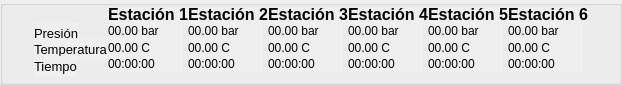
     <widget class="QGroupBox" name="gbInfoSensores">
      <property name="enabled">
       <bool>true</bool>
      </property>
      <property name="sizePolicy">
       <sizepolicy hsizetype="Preferred" vsizetype="Fixed">
        <horstretch>0</horstretch>
        <verstretch>0</verstretch>
       </sizepolicy>
      </property>
      <property name="minimumSize">
       <size>
        <width>0</width>
        <height>85</height>
       </size>
      </property>
      <property name="maximumSize">
       <size>
        <width>16777215</width>
        <height>85</height>
       </size>
      </property>
      <property name="cursor">
       <cursorShape>ArrowCursor</cursorShape>
      </property>
      <property name="contextMenuPolicy">
       <enum>Qt::NoContextMenu</enum>
      </property>
      <property name="layoutDirection">
       <enum>Qt::LeftToRight</enum>
      </property>
      <property name="autoFillBackground">
       <bool>false</bool>
      </property>
      <property name="styleSheet">
       <string notr="true">#gbInfoSensores {
	border: 0px;
}</string>
      </property>
      <property name="flat">
       <bool>true</bool>
      </property>
      <property name="checkable">
       <bool>false</bool>
      </property>
      <layout class="QGridLayout" name="glEstacionesInfo">
       <property name="sizeConstraint">
        <enum>QLayout::SetDefaultConstraint</enum>
       </property>
       <property name="topMargin">
        <number>0</number>
       </property>
       <property name="bottomMargin">
        <number>10</number>
       </property>
       <property name="spacing">
        <number>0</number>
       </property>
       <item row="3" column="4">
        <widget class="QLabel" name="lblTime_2">
         <property name="sizePolicy">
          <sizepolicy hsizetype="Preferred" vsizetype="Preferred">
           <horstretch>0</horstretch>
           <verstretch>0</verstretch>
          </sizepolicy>
         </property>
         <property name="minimumSize">
          <size>
           <width>0</width>
           <height>0</height>
          </size>
         </property>
         <property name="maximumSize">
          <size>
           <width>75</width>
           <height>5000</height>
          </size>
         </property>
         <property name="autoFillBackground">
          <bool>true</bool>
         </property>
         <property name="text">
          <string>00:00:00</string>
         </property>
         <property name="textFormat">
          <enum>Qt::PlainText</enum>
         </property>
        </widget>
       </item>
       <item row="1" column="7">
        <widget class="QLabel" name="lblPress_5">
         <property name="sizePolicy">
          <sizepolicy hsizetype="Fixed" vsizetype="Preferred">
           <horstretch>0</horstretch>
           <verstretch>0</verstretch>
          </sizepolicy>
         </property>
         <property name="maximumSize">
          <size>
           <width>75</width>
           <height>16777215</height>
          </size>
         </property>
         <property name="autoFillBackground">
          <bool>true</bool>
         </property>
         <property name="text">
          <string>00.00 bar</string>
         </property>
         <property name="textFormat">
          <enum>Qt::PlainText</enum>
         </property>
        </widget>
       </item>
       <item row="3" column="8">
        <widget class="QLabel" name="lblTime_6">
         <property name="sizePolicy">
          <sizepolicy hsizetype="Preferred" vsizetype="Preferred">
           <horstretch>0</horstretch>
           <verstretch>0</verstretch>
          </sizepolicy>
         </property>
         <property name="minimumSize">
          <size>
           <width>0</width>
           <height>0</height>
          </size>
         </property>
         <property name="maximumSize">
          <size>
           <width>75</width>
           <height>5000</height>
          </size>
         </property>
         <property name="autoFillBackground">
          <bool>true</bool>
         </property>
         <property name="text">
          <string>00:00:00</string>
         </property>
         <property name="textFormat">
          <enum>Qt::PlainText</enum>
         </property>
        </widget>
       </item>
       <item row="3" column="3">
        <widget class="QLabel" name="lblTime_1">
         <property name="sizePolicy">
          <sizepolicy hsizetype="Preferred" vsizetype="Preferred">
           <horstretch>0</horstretch>
           <verstretch>0</verstretch>
          </sizepolicy>
         </property>
         <property name="minimumSize">
          <size>
           <width>0</width>
           <height>0</height>
          </size>
         </property>
         <property name="maximumSize">
          <size>
           <width>75</width>
           <height>5000</height>
          </size>
         </property>
         <property name="autoFillBackground">
          <bool>true</bool>
         </property>
         <property name="text">
          <string>00:00:00</string>
         </property>
         <property name="textFormat">
          <enum>Qt::PlainText</enum>
         </property>
        </widget>
       </item>
       <item row="3" column="6">
        <widget class="QLabel" name="lblTime_4">
         <property name="sizePolicy">
          <sizepolicy hsizetype="Preferred" vsizetype="Preferred">
           <horstretch>0</horstretch>
           <verstretch>0</verstretch>
          </sizepolicy>
         </property>
         <property name="minimumSize">
          <size>
           <width>0</width>
           <height>0</height>
          </size>
         </property>
         <property name="maximumSize">
          <size>
           <width>75</width>
           <height>5000</height>
          </size>
         </property>
         <property name="autoFillBackground">
          <bool>true</bool>
         </property>
         <property name="text">
          <string>00:00:00</string>
         </property>
         <property name="textFormat">
          <enum>Qt::PlainText</enum>
         </property>
        </widget>
       </item>
       <item row="2" column="7">
        <widget class="QLabel" name="lblTemp_5">
         <property name="sizePolicy">
          <sizepolicy hsizetype="Fixed" vsizetype="Preferred">
           <horstretch>0</horstretch>
           <verstretch>0</verstretch>
          </sizepolicy>
         </property>
         <property name="maximumSize">
          <size>
           <width>75</width>
           <height>16777215</height>
          </size>
         </property>
         <property name="autoFillBackground">
          <bool>true</bool>
         </property>
         <property name="text">
          <string>00.00 C</string>
         </property>
         <property name="textFormat">
          <enum>Qt::PlainText</enum>
         </property>
        </widget>
       </item>
       <item row="1" column="4">
        <widget class="QLabel" name="lblPress_2">
         <property name="sizePolicy">
          <sizepolicy hsizetype="Fixed" vsizetype="Preferred">
           <horstretch>0</horstretch>
           <verstretch>0</verstretch>
          </sizepolicy>
         </property>
         <property name="maximumSize">
          <size>
           <width>75</width>
           <height>16777215</height>
          </size>
         </property>
         <property name="autoFillBackground">
          <bool>true</bool>
         </property>
         <property name="text">
          <string>00.00 bar</string>
         </property>
         <property name="textFormat">
          <enum>Qt::PlainText</enum>
         </property>
        </widget>
       </item>
       <item row="1" column="5">
        <widget class="QLabel" name="lblPress_3">
         <property name="sizePolicy">
          <sizepolicy hsizetype="Fixed" vsizetype="Preferred">
           <horstretch>0</horstretch>
           <verstretch>0</verstretch>
          </sizepolicy>
         </property>
         <property name="maximumSize">
          <size>
           <width>75</width>
           <height>16777215</height>
          </size>
         </property>
         <property name="autoFillBackground">
          <bool>true</bool>
         </property>
         <property name="text">
          <string>00.00 bar</string>
         </property>
         <property name="textFormat">
          <enum>Qt::PlainText</enum>
         </property>
        </widget>
       </item>
       <item row="0" column="4">
        <widget class="QLabel" name="lblEst_2">
         <property name="sizePolicy">
          <sizepolicy hsizetype="Fixed" vsizetype="Preferred">
           <horstretch>0</horstretch>
           <verstretch>0</verstretch>
          </sizepolicy>
         </property>
         <property name="font">
          <font>
           <pointsize>12</pointsize>
           <bold>true</bold>
          </font>
         </property>
         <property name="autoFillBackground">
          <bool>true</bool>
         </property>
         <property name="text">
          <string>Estación 2</string>
         </property>
         <property name="textFormat">
          <enum>Qt::PlainText</enum>
         </property>
        </widget>
       </item>
       <item row="2" column="6">
        <widget class="QLabel" name="lblTemp_4">
         <property name="sizePolicy">
          <sizepolicy hsizetype="Fixed" vsizetype="Preferred">
           <horstretch>0</horstretch>
           <verstretch>0</verstretch>
          </sizepolicy>
         </property>
         <property name="maximumSize">
          <size>
           <width>75</width>
           <height>16777215</height>
          </size>
         </property>
         <property name="autoFillBackground">
          <bool>true</bool>
         </property>
         <property name="text">
          <string>00.00 C</string>
         </property>
         <property name="textFormat">
          <enum>Qt::PlainText</enum>
         </property>
        </widget>
       </item>
       <item row="1" column="8">
        <widget class="QLabel" name="lblPress_6">
         <property name="sizePolicy">
          <sizepolicy hsizetype="Fixed" vsizetype="Preferred">
           <horstretch>0</horstretch>
           <verstretch>0</verstretch>
          </sizepolicy>
         </property>
         <property name="maximumSize">
          <size>
           <width>75</width>
           <height>16777215</height>
          </size>
         </property>
         <property name="autoFillBackground">
          <bool>true</bool>
         </property>
         <property name="text">
          <string>00.00 bar</string>
         </property>
         <property name="textFormat">
          <enum>Qt::PlainText</enum>
         </property>
        </widget>
       </item>
       <item row="2" column="5">
        <widget class="QLabel" name="lblTemp_3">
         <property name="sizePolicy">
          <sizepolicy hsizetype="Fixed" vsizetype="Preferred">
           <horstretch>0</horstretch>
           <verstretch>0</verstretch>
          </sizepolicy>
         </property>
         <property name="maximumSize">
          <size>
           <width>75</width>
           <height>16777215</height>
          </size>
         </property>
         <property name="autoFillBackground">
          <bool>true</bool>
         </property>
         <property name="text">
          <string>00.00 C</string>
         </property>
         <property name="textFormat">
          <enum>Qt::PlainText</enum>
         </property>
        </widget>
       </item>
       <item row="0" column="3">
        <widget class="QLabel" name="lblEst_1">
         <property name="sizePolicy">
          <sizepolicy hsizetype="Fixed" vsizetype="Preferred">
           <horstretch>0</horstretch>
           <verstretch>0</verstretch>
          </sizepolicy>
         </property>
         <property name="font">
          <font>
           <pointsize>12</pointsize>
           <bold>true</bold>
          </font>
         </property>
         <property name="autoFillBackground">
          <bool>true</bool>
         </property>
         <property name="text">
          <string>Estación 1</string>
         </property>
         <property name="textFormat">
          <enum>Qt::PlainText</enum>
         </property>
        </widget>
       </item>
       <item row="0" column="7">
        <widget class="QLabel" name="lblEst_5">
         <property name="sizePolicy">
          <sizepolicy hsizetype="Fixed" vsizetype="Preferred">
           <horstretch>0</horstretch>
           <verstretch>0</verstretch>
          </sizepolicy>
         </property>
         <property name="font">
          <font>
           <pointsize>12</pointsize>
           <bold>true</bold>
          </font>
         </property>
         <property name="autoFillBackground">
          <bool>true</bool>
         </property>
         <property name="text">
          <string>Estación 5</string>
         </property>
         <property name="textFormat">
          <enum>Qt::PlainText</enum>
         </property>
        </widget>
       </item>
       <item row="2" column="2">
        <widget class="QLabel" name="lblTemp">
         <property name="sizePolicy">
          <sizepolicy hsizetype="Fixed" vsizetype="Fixed">
           <horstretch>0</horstretch>
           <verstretch>0</verstretch>
          </sizepolicy>
         </property>
         <property name="minimumSize">
          <size>
           <width>0</width>
           <height>20</height>
          </size>
         </property>
         <property name="font">
          <font>
           <pointsize>10</pointsize>
          </font>
         </property>
         <property name="autoFillBackground">
          <bool>true</bool>
         </property>
         <property name="text">
          <string>Temperatura</string>
         </property>
         <property name="textFormat">
          <enum>Qt::PlainText</enum>
         </property>
        </widget>
       </item>
       <item row="2" column="3">
        <widget class="QLabel" name="lblTemp_1">
         <property name="sizePolicy">
          <sizepolicy hsizetype="Fixed" vsizetype="Preferred">
           <horstretch>0</horstretch>
           <verstretch>0</verstretch>
          </sizepolicy>
         </property>
         <property name="maximumSize">
          <size>
           <width>75</width>
           <height>16777215</height>
          </size>
         </property>
         <property name="autoFillBackground">
          <bool>true</bool>
         </property>
         <property name="text">
          <string>00.00 C</string>
         </property>
         <property name="textFormat">
          <enum>Qt::PlainText</enum>
         </property>
        </widget>
       </item>
       <item row="3" column="5">
        <widget class="QLabel" name="lblTime_3">
         <property name="sizePolicy">
          <sizepolicy hsizetype="Preferred" vsizetype="Preferred">
           <horstretch>0</horstretch>
           <verstretch>0</verstretch>
          </sizepolicy>
         </property>
         <property name="minimumSize">
          <size>
           <width>0</width>
           <height>0</height>
          </size>
         </property>
         <property name="maximumSize">
          <size>
           <width>75</width>
           <height>5000</height>
          </size>
         </property>
         <property name="autoFillBackground">
          <bool>true</bool>
         </property>
         <property name="text">
          <string>00:00:00</string>
         </property>
         <property name="textFormat">
          <enum>Qt::PlainText</enum>
         </property>
        </widget>
       </item>
       <item row="0" column="8">
        <widget class="QLabel" name="lblEst_6">
         <property name="sizePolicy">
          <sizepolicy hsizetype="Fixed" vsizetype="Preferred">
           <horstretch>0</horstretch>
           <verstretch>0</verstretch>
          </sizepolicy>
         </property>
         <property name="font">
          <font>
           <pointsize>12</pointsize>
           <bold>true</bold>
          </font>
         </property>
         <property name="autoFillBackground">
          <bool>true</bool>
         </property>
         <property name="text">
          <string>Estación 6</string>
         </property>
         <property name="textFormat">
          <enum>Qt::PlainText</enum>
         </property>
        </widget>
       </item>
       <item row="0" column="6">
        <widget class="QLabel" name="lblEst_4">
         <property name="sizePolicy">
          <sizepolicy hsizetype="Fixed" vsizetype="Preferred">
           <horstretch>0</horstretch>
           <verstretch>0</verstretch>
          </sizepolicy>
         </property>
         <property name="font">
          <font>
           <pointsize>12</pointsize>
           <bold>true</bold>
          </font>
         </property>
         <property name="autoFillBackground">
          <bool>true</bool>
         </property>
         <property name="text">
          <string>Estación 4</string>
         </property>
         <property name="textFormat">
          <enum>Qt::PlainText</enum>
         </property>
        </widget>
       </item>
       <item row="2" column="8">
        <widget class="QLabel" name="lblTemp_6">
         <property name="sizePolicy">
          <sizepolicy hsizetype="Fixed" vsizetype="Preferred">
           <horstretch>0</horstretch>
           <verstretch>0</verstretch>
          </sizepolicy>
         </property>
         <property name="maximumSize">
          <size>
           <width>75</width>
           <height>16777215</height>
          </size>
         </property>
         <property name="autoFillBackground">
          <bool>true</bool>
         </property>
         <property name="text">
          <string>00.00 C</string>
         </property>
         <property name="textFormat">
          <enum>Qt::PlainText</enum>
         </property>
        </widget>
       </item>
       <item row="0" column="5">
        <widget class="QLabel" name="lblEst_3">
         <property name="font">
          <font>
           <pointsize>12</pointsize>
           <bold>true</bold>
          </font>
         </property>
         <property name="autoFillBackground">
          <bool>true</bool>
         </property>
         <property name="text">
          <string>Estación 3</string>
         </property>
         <property name="textFormat">
          <enum>Qt::PlainText</enum>
         </property>
        </widget>
       </item>
       <item row="1" column="3">
        <widget class="QLabel" name="lblPress_1">
         <property name="sizePolicy">
          <sizepolicy hsizetype="Fixed" vsizetype="Preferred">
           <horstretch>0</horstretch>
           <verstretch>0</verstretch>
          </sizepolicy>
         </property>
         <property name="maximumSize">
          <size>
           <width>75</width>
           <height>16777215</height>
          </size>
         </property>
         <property name="autoFillBackground">
          <bool>true</bool>
         </property>
         <property name="text">
          <string>00.00 bar</string>
         </property>
         <property name="textFormat">
          <enum>Qt::PlainText</enum>
         </property>
        </widget>
       </item>
       <item row="1" column="2">
        <widget class="QLabel" name="lblPress">
         <property name="sizePolicy">
          <sizepolicy hsizetype="Fixed" vsizetype="Fixed">
           <horstretch>0</horstretch>
           <verstretch>0</verstretch>
          </sizepolicy>
         </property>
         <property name="minimumSize">
          <size>
           <width>0</width>
           <height>20</height>
          </size>
         </property>
         <property name="font">
          <font>
           <pointsize>10</pointsize>
          </font>
         </property>
         <property name="autoFillBackground">
          <bool>true</bool>
         </property>
         <property name="styleSheet">
          <string notr="true"/>
         </property>
         <property name="text">
          <string>Presión</string>
         </property>
         <property name="textFormat">
          <enum>Qt::PlainText</enum>
         </property>
        </widget>
       </item>
       <item row="3" column="2">
        <widget class="QLabel" name="lblTime">
         <property name="sizePolicy">
          <sizepolicy hsizetype="Fixed" vsizetype="Fixed">
           <horstretch>0</horstretch>
           <verstretch>0</verstretch>
          </sizepolicy>
         </property>
         <property name="minimumSize">
          <size>
           <width>0</width>
           <height>20</height>
          </size>
         </property>
         <property name="font">
          <font>
           <pointsize>10</pointsize>
          </font>
         </property>
         <property name="autoFillBackground">
          <bool>true</bool>
         </property>
         <property name="text">
          <string>Tiempo</string>
         </property>
         <property name="textFormat">
          <enum>Qt::PlainText</enum>
         </property>
        </widget>
       </item>
       <item row="2" column="4">
        <widget class="QLabel" name="lblTemp_2">
         <property name="sizePolicy">
          <sizepolicy hsizetype="Fixed" vsizetype="Preferred">
           <horstretch>0</horstretch>
           <verstretch>0</verstretch>
          </sizepolicy>
         </property>
         <property name="maximumSize">
          <size>
           <width>75</width>
           <height>16777215</height>
          </size>
         </property>
         <property name="autoFillBackground">
          <bool>true</bool>
         </property>
         <property name="text">
          <string>00.00 C</string>
         </property>
         <property name="textFormat">
          <enum>Qt::PlainText</enum>
         </property>
        </widget>
       </item>
       <item row="1" column="6">
        <widget class="QLabel" name="lblPress_4">
         <property name="sizePolicy">
          <sizepolicy hsizetype="Fixed" vsizetype="Preferred">
           <horstretch>0</horstretch>
           <verstretch>0</verstretch>
          </sizepolicy>
         </property>
         <property name="maximumSize">
          <size>
           <width>75</width>
           <height>16777215</height>
          </size>
         </property>
         <property name="autoFillBackground">
          <bool>true</bool>
         </property>
         <property name="text">
          <string>00.00 bar</string>
         </property>
         <property name="textFormat">
          <enum>Qt::PlainText</enum>
         </property>
        </widget>
       </item>
       <item row="3" column="7">
        <widget class="QLabel" name="lblTime_5">
         <property name="sizePolicy">
          <sizepolicy hsizetype="Preferred" vsizetype="Preferred">
           <horstretch>0</horstretch>
           <verstretch>0</verstretch>
          </sizepolicy>
         </property>
         <property name="minimumSize">
          <size>
           <width>0</width>
           <height>0</height>
          </size>
         </property>
         <property name="maximumSize">
          <size>
           <width>75</width>
           <height>5000</height>
          </size>
         </property>
         <property name="autoFillBackground">
          <bool>true</bool>
         </property>
         <property name="text">
          <string>00:00:00</string>
         </property>
         <property name="textFormat">
          <enum>Qt::PlainText</enum>
         </property>
        </widget>
       </item>
       <item row="1" column="9" rowspan="3">
        <spacer name="horizontalSpacer_2">
         <property name="orientation">
          <enum>Qt::Horizontal</enum>
         </property>
         <property name="sizeType">
          <enum>QSizePolicy::Fixed</enum>
         </property>
         <property name="sizeHint" stdset="0">
          <size>
           <width>20</width>
           <height>100</height>
          </size>
         </property>
        </spacer>
       </item>
       <item row="1" column="0" rowspan="3">
        <spacer name="horizontalSpacer_3">
         <property name="orientation">
          <enum>Qt::Horizontal</enum>
         </property>
         <property name="sizeType">
          <enum>QSizePolicy::Fixed</enum>
         </property>
         <property name="sizeHint" stdset="0">
          <size>
           <width>20</width>
           <height>100</height>
          </size>
         </property>
        </spacer>
       </item>
      </layout>
     </widget>
